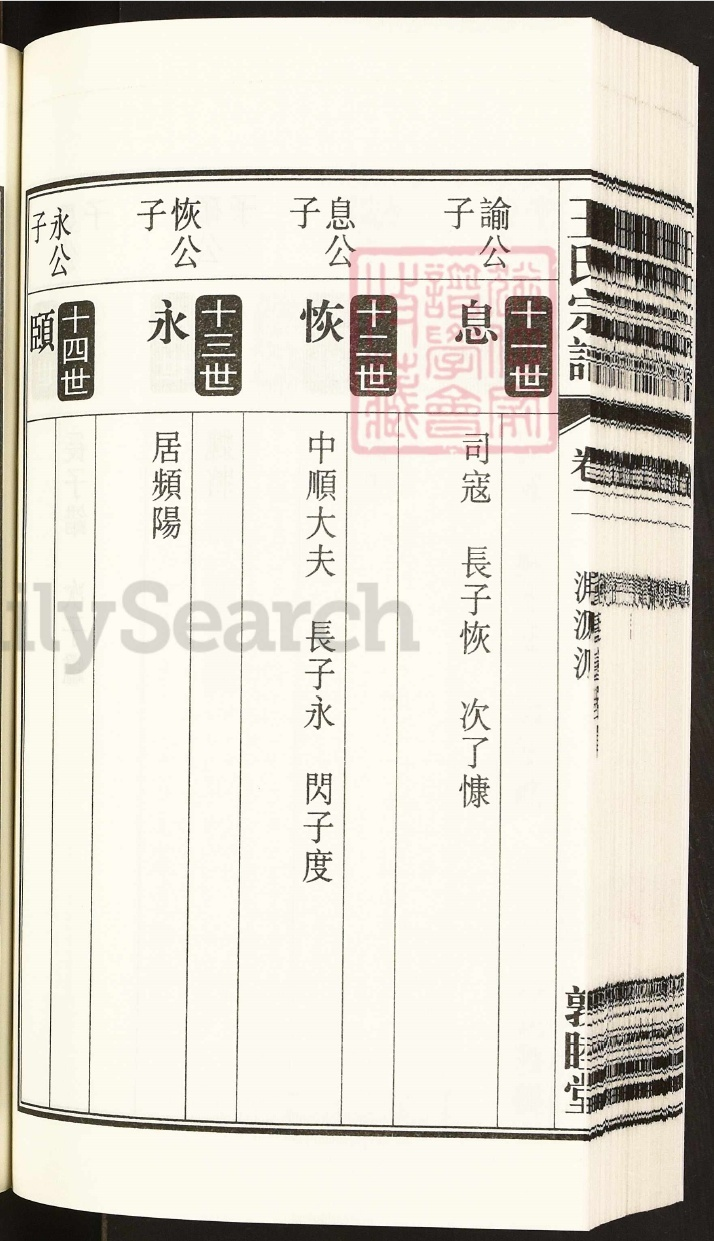
#> input picture deskewed_images/wang1_page_1.jpg, 714 x 1241 px; its folder holds only this picture in this run
$ python detect_curved_lines.py
#> lines starting #> are read from the running program, lines starting #| are printed output that depends on the picture; after the words box and inside, x2 and y2 are one past the last pixel; in counts of white or black regions, pixels touching at a corner belong together
# -*- coding: utf-8 -*-
import cv2
import numpy as np
import os
import json
import sys

# --- INTERNAL DEFAULT CONFIGURATION ---
class Config:
    INPUT_DIR = "deskewed_images_2nd"
    OUTPUT_DIR = "lines_images_test"
    SAVE_DEBUG_IMAGES = True
    DEBUG_OUTPUT_DIR = "lines_debug_test"
    ROI_MARGINS_PAGE_1 = {"top": 0, "bottom": 0, "left": 0, "right": 0}
    ROI_MARGINS_PAGE_2 = {"top": 0, "bottom": 0, "left": 0, "right": 0}
    ROI_MARGINS_DEFAULT = {"top": 0, "bottom": 0, "left": 0, "right": 0}
    V_PARAMS = {
        "morph_open_kernel_ratio": 1/60.0, "morph_close_kernel_ratio": 1/60.0,
        "hough_threshold": 5, "hough_min_line_length": 40,
        "hough_max_line_gap_ratio": 0.001, "cluster_distance_threshold": 15,
        "qualify_length_ratio": 0.5, "final_selection_ratio": 0.5,
        "solid_check_std_threshold": 30.0,
        # New parameters for curved line detection
        "contour_min_length_ratio": 0.5,
        "contour_aspect_ratio_threshold": 5.0,
    }
    H_PARAMS = {
        "morph_open_kernel_ratio": 1/100.0, "morph_close_kernel_ratio": 1/60.0,
        "hough_threshold": 10, "hough_min_line_length": 30,
        "hough_max_line_gap_ratio": 0.01, "cluster_distance_threshold": 5,
        "qualify_length_ratio": 0.5, "final_selection_ratio": 0.8,
        "solid_check_std_threshold": 50.0,
        # New parameters for curved line detection
        "contour_min_length_ratio": 0.8,
        "contour_aspect_ratio_threshold": 5.0,
    }
    OUTPUT_VIZ_LINE_THICKNESS = 2
    OUTPUT_VIZ_V_COLOR_BGR = (0, 0, 255) # Red for vertical
    OUTPUT_VIZ_H_COLOR_BGR = (0, 255, 0) # Green for horizontal
    OUTPUT_JSON_SUFFIX = "_lines.json"
    OUTPUT_VIZ_SUFFIX = "_visualization.jpg"

def load_config_or_use_class(config_path='config.json'):
    """Loads config from JSON if it exists, otherwise uses the internal Config class."""
#> called with config_path = 'config.json'
    config = Config()
    if os.path.exists(config_path):
        print(f"Loading configuration from '{config_path}'...")
        with open(config_path, 'r', encoding='utf-8') as f:
#> (reads config.json from the repository)
            ext = json.load(f)

        dirs, params = ext.get('directories', {}), ext.get('line_detection', {})
        config.INPUT_DIR = dirs.get('deskewed_images', config.INPUT_DIR)
        config.OUTPUT_DIR = dirs.get('lines_images', config.OUTPUT_DIR)
        config.DEBUG_OUTPUT_DIR = dirs.get('debug_output_dir', config.DEBUG_OUTPUT_DIR)

        for key in ['SAVE_DEBUG_IMAGES', 'ROI_MARGINS_PAGE_1', 'ROI_MARGINS_PAGE_2', 'ROI_MARGINS_DEFAULT',
                    'OUTPUT_VIZ_LINE_THICKNESS', 'OUTPUT_JSON_SUFFIX', 'OUTPUT_VIZ_SUFFIX']:
            if key in params: setattr(config, key, params[key])

        if 'V_PARAMS' in params: config.V_PARAMS.update(params['V_PARAMS'])
        if 'H_PARAMS' in params: config.H_PARAMS.update(params['H_PARAMS'])
        if 'OUTPUT_VIZ_V_COLOR_BGR' in params: config.OUTPUT_VIZ_V_COLOR_BGR = tuple(params['OUTPUT_VIZ_V_COLOR_BGR'])
        if 'OUTPUT_VIZ_H_COLOR_BGR' in params: config.OUTPUT_VIZ_H_COLOR_BGR = tuple(params['OUTPUT_VIZ_H_COLOR_BGR'])
    else:
        print("External 'config.json' not found. Using internal default configuration.")
    return config

# [82 lines left out: function find_lines, not called in this run]

def find_curved_lines(img, orientation, params, roi_mask, debug_path=None):
    """
    Finds slightly curved lines using contour detection and polynomial fitting.
    """
    img_h, img_w, _ = img.shape
    gray = cv2.cvtColor(img, cv2.COLOR_BGR2GRAY)
    binary = cv2.adaptiveThreshold(gray, 255, cv2.ADAPTIVE_THRESH_MEAN_C, cv2.THRESH_BINARY_INV, 15, 4)
    binary = cv2.bitwise_and(binary, binary, mask=roi_mask)
    if debug_path: cv2.imwrite(os.path.join(debug_path, "01_binary_masked.jpg"), binary)

    if orientation == 'vertical':
        open_kernel = cv2.getStructuringElement(cv2.MORPH_RECT, (1, int(img_h * params["morph_open_kernel_ratio"])))
        close_kernel = cv2.getStructuringElement(cv2.MORPH_RECT, (1, int(img_h * params["morph_close_kernel_ratio"])))
        min_len = img_h * params["contour_min_length_ratio"]
    else: # horizontal
        open_kernel = cv2.getStructuringElement(cv2.MORPH_RECT, (int(img_w * params["morph_open_kernel_ratio"]), 1))
        close_kernel = cv2.getStructuringElement(cv2.MORPH_RECT, (int(img_w * params["morph_close_kernel_ratio"]), 1))
        min_len = img_w * params["contour_min_length_ratio"]

    isolated = cv2.morphologyEx(binary, cv2.MORPH_OPEN, open_kernel, iterations=2)
    repaired = cv2.morphologyEx(isolated, cv2.MORPH_CLOSE, close_kernel, iterations=2)
    if debug_path:
        cv2.imwrite(os.path.join(debug_path, "02_morph_repaired.jpg"), repaired)

    contours, _ = cv2.findContours(repaired, cv2.RETR_EXTERNAL, cv2.CHAIN_APPROX_NONE)

    if debug_path and contours:
        contour_viz = img.copy()
        cv2.drawContours(contour_viz, contours, -1, (255,0,255), 1)
        cv2.imwrite(os.path.join(debug_path, "03_raw_contours.jpg"), contour_viz)

    final_lines = []
    for cnt in contours:
        if cv2.arcLength(cnt, closed=False) < min_len:
            continue

        x, y, w, h = cv2.boundingRect(cnt)
        if orientation == 'vertical':
            if h < w * params["contour_aspect_ratio_threshold"]:
                continue
        else: # horizontal
            if w < h * params["contour_aspect_ratio_threshold"]:
                continue

        points = cnt.reshape(-1, 2)
        if orientation == 'vertical':
            coeffs = np.polyfit(points[:, 1], points[:, 0], 2)
            min_span, max_span = np.min(points[:, 1]), np.max(points[:, 1])
            avg_coord = np.polyval(coeffs, (min_span + max_span) / 2)
        else: # horizontal
            coeffs = np.polyfit(points[:, 0], points[:, 1], 2)
            min_span, max_span = np.min(points[:, 0]), np.max(points[:, 0])
            avg_coord = np.polyval(coeffs, (min_span + max_span) / 2)

        final_lines.append({
            'avg_coord': float(avg_coord),  # Cast to Python float
            'min_span': int(min_span),      # Cast to Python int
            'max_span': int(max_span),      # Cast to Python int
            'coeffs': coeffs.tolist()
        })

    final_lines.sort(key=lambda k: k['avg_coord'])

    if debug_path and final_lines:
        final_viz = img.copy()
        v_color, h_color = (0,0,255), (0,255,0)
        # This debug visualization is now handled in the main loop for the final output
        cv2.imwrite(os.path.join(debug_path, "04_final_fitted_lines_placeholder.jpg"), final_viz)

    return final_lines

def detect_lines_batch(config):
    """Processes a batch of images to detect lines using the curved line method."""
    if not os.path.isdir(config.INPUT_DIR):
        print(f"Error: Input directory '{config.INPUT_DIR}' not found."); return

    os.makedirs(config.OUTPUT_DIR, exist_ok=True)
    if config.SAVE_DEBUG_IMAGES: os.makedirs(config.DEBUG_OUTPUT_DIR, exist_ok=True)

    image_files = [f for f in os.listdir(config.INPUT_DIR) if f.lower().endswith(('.png', '.jpg', '.jpeg'))]
    if not image_files:
        print(f"No image files found in '{config.INPUT_DIR}'."); return

    print("\n--- Starting Step 3: Curved Line Detection ---")
    for filename in image_files:
        base_filename = os.path.splitext(filename)[0]
        image = cv2.imread(os.path.join(config.INPUT_DIR, filename))
#> image is the input picture: shape (1241, 714, 3); mean B, G, R 203.8, 214.4, 219.1
        if image is None: continue

        if "_page_1" in filename: roi_margins, page_type = config.ROI_MARGINS_PAGE_1, "Right Page"
        elif "_page_2" in filename: roi_margins, page_type = config.ROI_MARGINS_PAGE_2, "Left Page"
        else: roi_margins, page_type = config.ROI_MARGINS_DEFAULT, "Default/Single Page"

        debug_path_v, debug_path_h = None, None
        if config.SAVE_DEBUG_IMAGES:
            image_debug_dir = os.path.join(config.DEBUG_OUTPUT_DIR, base_filename)
            debug_path_v, debug_path_h = os.path.join(image_debug_dir, "vertical"), os.path.join(image_debug_dir, "horizontal")
            os.makedirs(debug_path_v, exist_ok=True); os.makedirs(debug_path_h, exist_ok=True)

        h, w, _ = image.shape
#> h = 1241; w = 714
        roi_mask = np.zeros((h, w), dtype=np.uint8)
        cv2.rectangle(roi_mask, (roi_margins["left"], roi_margins["top"]), (w - roi_margins["right"], h - roi_margins["bottom"]), 255, -1)
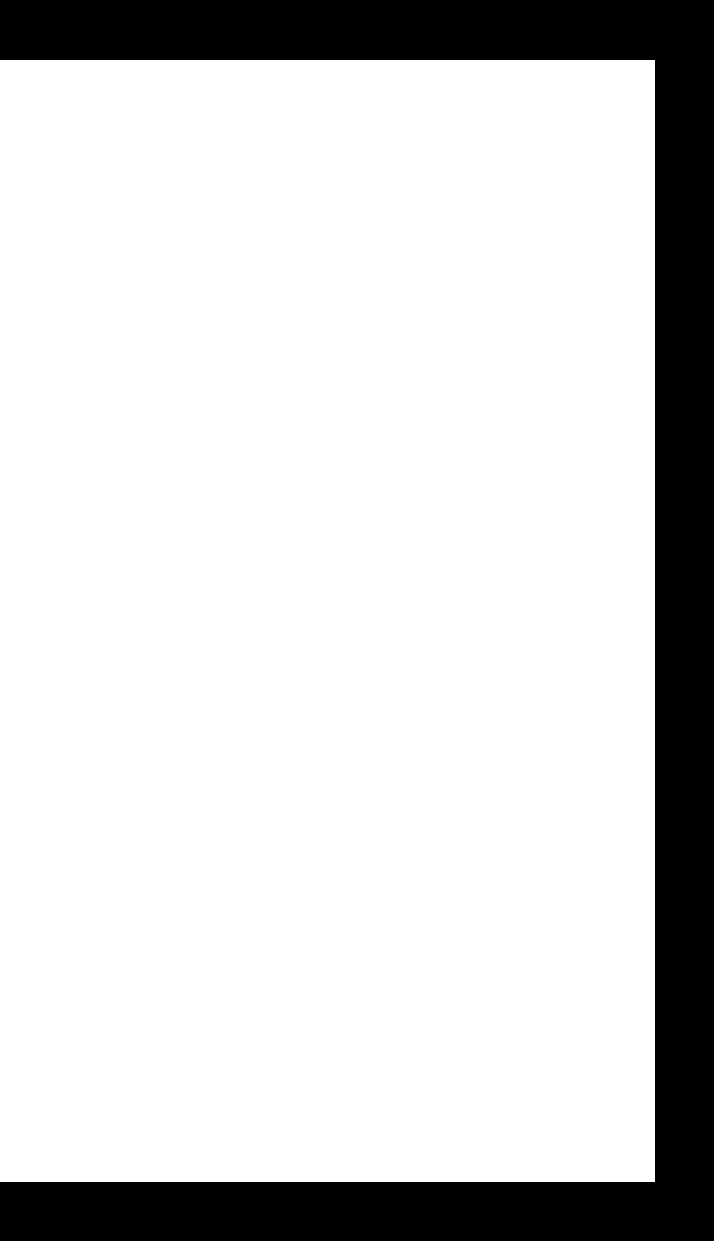
#> roi_mask: shape (1241, 714); 82.9% white; 1 black region, box (x1, y1, x2, y2) and area: (0, 0, 714, 1241) 151164

        # --- Calling the new curved line detection function ---
        vertical_lines = find_curved_lines(image, 'vertical', config.V_PARAMS, roi_mask, debug_path_v)
#> in find_curved_lines, `binary = cv2.adaptiveThreshold(gray, 255, cv2.ADAPTIVE_THRESH_MEAN_C, ..`: binary: shape (1241, 714); 15.7% white; 2933 white regions (2697 under 20 px), largest, box (x1, y1, x2, y2) and area: (17, 169, 694, 1142) 38242, (0, 1, 714, 1241) 30463, (350, 295, 397, 397) 3557
#> in find_curved_lines, `binary = cv2.bitwise_and(binary, binary, mask=roi_mask)`: binary: shape (1241, 714); 11.6% white; 1422 white regions (1221 under 20 px), largest, box (x1, y1, x2, y2) and area: (17, 169, 655, 1142) 36962, (7, 60, 24, 1182) 5692, (350, 295, 397, 397) 3557
#> in find_curved_lines, `open_kernel = cv2.getStructuringElement(cv2.MORPH_RECT, (1, int(img_h ..`: open_kernel = 20 values from 1 to 1
#> in find_curved_lines, `min_len = img_h * params["contour_min_length_ratio"]`: min_len = 620.5
#> in find_curved_lines, `isolated = cv2.morphologyEx(binary, cv2.MORPH_OPEN, open_kernel, itera..`: isolated: shape (1241, 714); 2.9% white; 39 white regions, largest, box (x1, y1, x2, y2) and area: (8, 62, 23, 1184) 5480, (18, 193, 29, 1113) 2957, (554, 180, 560, 1133) 1586
#> in find_curved_lines, `repaired = cv2.morphologyEx(isolated, cv2.MORPH_CLOSE, close_kernel, i..`: repaired: shape (1241, 714); 2.9% white; 38 white regions
#> in find_curved_lines, `contours, _ = cv2.findContours(repaired, cv2.RETR_EXTERNAL, cv2.CHAIN_..`: contours = 38 contours, 9 with area under 20; largest, box (x1, y1, x2, y2) and area: (8, 64, 23, 1186) 4356, (18, 195, 29, 1115) 2272, (0, 190, 4, 915) 798, (185, 415, 193, 1126) 645, (554, 182, 560, 1135) 632
#> in find_curved_lines, `cv2.drawContours(contour_viz, contours, -1, (255,0,255), 1)`: contour_viz: shape (1241, 714, 3); 2.13% of pixels changed, all inside (x1, y1, x2, y2) = (0, 64, 639, 1186)
#> the loop in find_curved_lines, `for cnt in contours:` made 38 passes
#> (x, y, w, h, coeffs, min_span, max_span, avg_coord) on passes 8, 9, 10, 11, 12, 13, 14, 32, 33, 34: (49, 421, 7, 693, [-1.65e-06, -0.0062, 58.16], 421, 1113, 52.44), (89, 418, 7, 701, [-3.55e-06, -0.00409, 97.62], 418, 1118, 92.39), (497, 417, 6, 716, [-7.34e-06, 0.00533, 500.3], 417, 1132, 500), (393, 416, 6, 715, [-4.73e-06, -0.000284, 399], 416, 1130, 396), (341, 415, 7, 715, [-3.34e-06, -0.00321, 348.6], 415, 1129, 344.2), (236, 415, 8, 713, [-4.08e-06, -0.00397, 245.5], 415, 1127, 240), (185, 415, 8, 711, [-2.46e-06, -0.00625, 195.1], 415, 1125, 188.8), (18, 195, 11, 920, [1.54e-06, -0.0107, 29.11], 195, 1114, 22.77), (0, 190, 4, 725, [4.37e-06, -0.00791, 3.57], 190, 914, 0.532), (554, 182, 6, 953, [-5.94e-06, 0.00333, 557.9], 182, 1134, 557.5)
#> after the loop in find_curved_lines, `for cnt in contours:`: final_lines = 11 items
#> vertical_lines = 11 items
        horizontal_lines = find_curved_lines(image, 'horizontal', config.H_PARAMS, roi_mask, debug_path_h)
#> call 2 of find_curved_lines, with orientation = 'horizontal', debug_path = 'lines_debug/wang1_page_1/horizontal'
#> in find_curved_lines (call 2), `min_len = img_w * params["contour_min_length_ratio"]`: min_len = 571.2
#> in find_curved_lines (call 2), `isolated = cv2.morphologyEx(binary, cv2.MORPH_OPEN, open_kernel, itera..`:
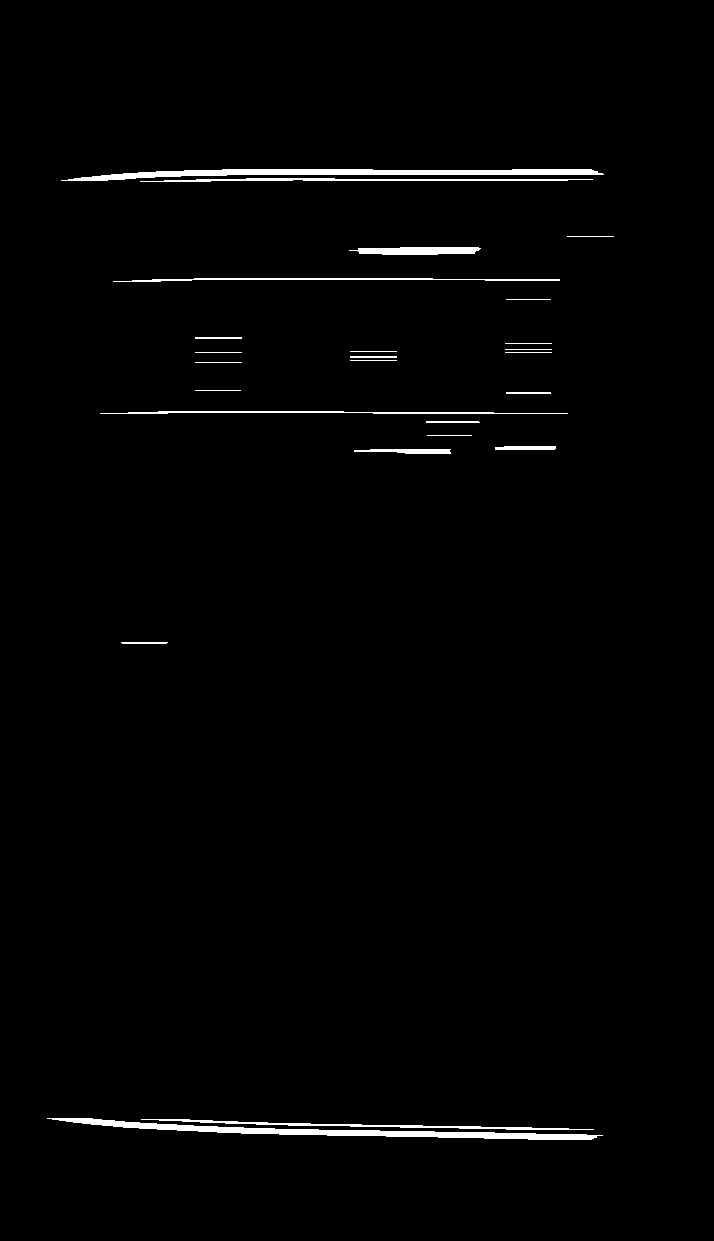
#> isolated: shape (1241, 714); 1.4% white; 25 white regions, largest, box (x1, y1, x2, y2) and area: (47, 1118, 603, 1140) 3196, (61, 169, 604, 181) 2971, (141, 1119, 594, 1130) 1015
#> in find_curved_lines (call 2), `repaired = cv2.morphologyEx(isolated, cv2.MORPH_CLOSE, close_kernel, i..`: repaired: shape (1241, 714); 1.4% white; 25 white regions
#> in find_curved_lines (call 2), `contours, _ = cv2.findContours(repaired, cv2.RETR_EXTERNAL, cv2.CHAIN_..`: contours = 25 contours, 11 with area under 20; largest, box (x1, y1, x2, y2) and area: (49, 1118, 605, 1140) 2640, (63, 169, 606, 181) 2428, (351, 247, 483, 255) 726, (143, 1119, 596, 1130) 562, (142, 178, 595, 182) 508
#> in find_curved_lines (call 2), `cv2.drawContours(contour_viz, contours, -1, (255,0,255), 1)`: contour_viz: shape (1241, 714, 3); 0.8% of pixels changed, all inside (x1, y1, x2, y2) = (49, 169, 616, 1140)
#> the loop in find_curved_lines (call 2), `for cnt in contours:` made 25 passes
#> (x, y, w, h, coeffs, min_span, max_span, avg_coord) on passes 1, 2, 8, 21, 24, 25: (143, 1119, 453, 11, [-2.84e-05, 0.043, 1113.3], 143, 595, 1125.3), (49, 1118, 556, 22, [-6.25e-05, 0.0709, 1115.7], 49, 604, 1132.2), (102, 411, 468, 3, [2.48e-05, -0.0145, 413.8], 102, 569, 411.7), (115, 278, 447, 4, [4.1e-05, -0.0289, 283.4], 115, 561, 278.3), (142, 178, 453, 4, [1.7e-05, -0.0143, 182.2], 142, 594, 179.3), (63, 169, 543, 12, [6.02e-05, -0.0495, 181.2], 63, 605, 171.3)
#> after the loop in find_curved_lines (call 2), `for cnt in contours:`: final_lines = 6 items
#> horizontal_lines = 6 items
        print(f"  - Processing '{filename}' ({page_type}): Found {len(vertical_lines)} vertical and {len(horizontal_lines)} horizontal lines.")
#|   - Processing 'wang1_page_1.jpg' (Right Page): Found 11 vertical and 6 horizontal lines.

        line_data = {"image_width": w, "image_height": h, "vertical_lines": vertical_lines, "horizontal_lines": horizontal_lines}
        with open(os.path.join(config.OUTPUT_DIR, f"{base_filename}{config.OUTPUT_JSON_SUFFIX}"), 'w') as f: json.dump(line_data, f, indent=4)

        # --- Updated visualization logic for curved lines ---
        viz_image = image.copy()

        # Draw vertical curves
        for line in vertical_lines:
            coeffs = line['coeffs']
            y_vals = np.arange(line['min_span'], line['max_span'])
            x_vals = np.polyval(coeffs, y_vals).astype(int)
            points = np.vstack((x_vals, y_vals)).T.reshape((-1, 1, 2))
            cv2.polylines(viz_image, [points], isClosed=False, color=config.OUTPUT_VIZ_V_COLOR_BGR, thickness=config.OUTPUT_VIZ_LINE_THICKNESS)
#> this loop made 11 passes
#> coeffs on passes 1 to 11: [4.37e-06, -0.00791, 3.57], [2.81e-06, -0.0133, 21.23], [1.54e-06, -0.0107, 29.11], [-1.65e-06, -0.0062, 58.16], [-3.55e-06, -0.00409, 97.62], [-2.46e-06, -0.00625, 195.1], [-4.08e-06, -0.00397, 245.5], [-3.34e-06, -0.00321, 348.6], [-4.73e-06, -0.000284, 399], [-7.34e-06, 0.00533, 500.3], [-5.94e-06, 0.00333, 557.9]
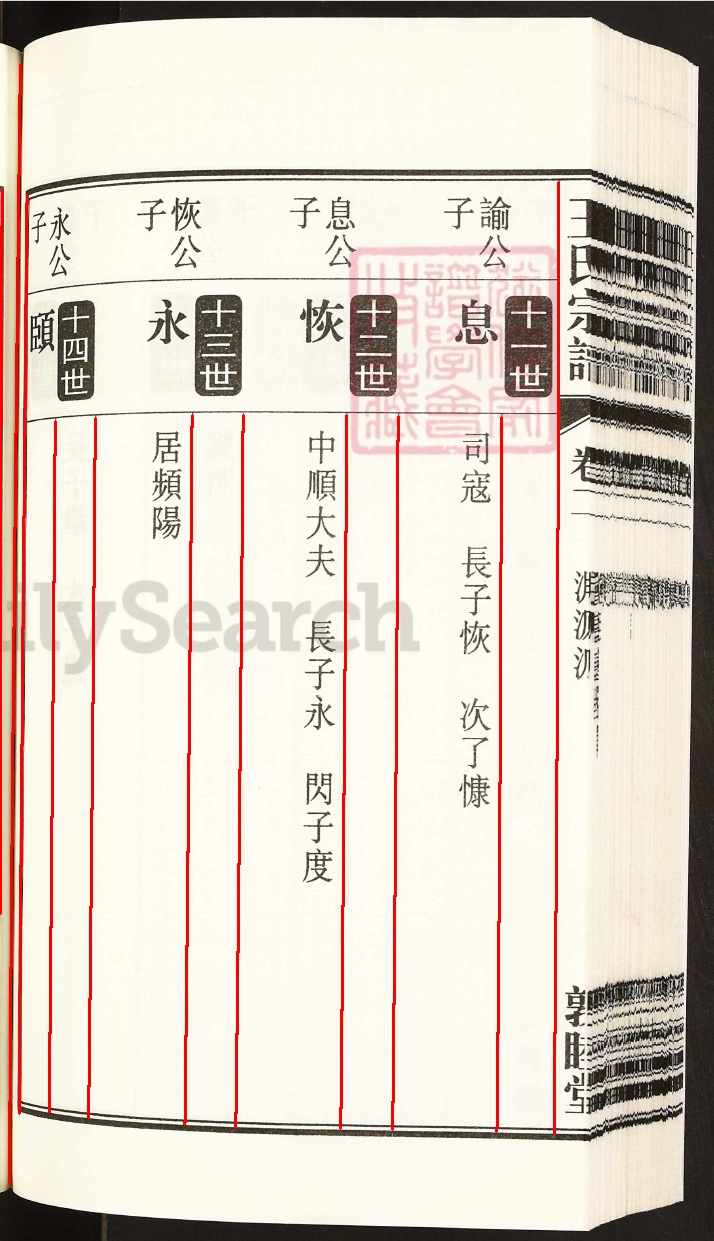
#> viz_image: shape (1241, 714, 3); 2.9% of pixels changed, all inside (x1, y1, x2, y2) = (0, 63, 560, 1186)

        # Draw horizontal curves
        for line in horizontal_lines:
            coeffs = line['coeffs']
            x_vals = np.arange(line['min_span'], line['max_span'])
            y_vals = np.polyval(coeffs, x_vals).astype(int)
            points = np.vstack((x_vals, y_vals)).T.reshape((-1, 1, 2))
            cv2.polylines(viz_image, [points], isClosed=False, color=config.OUTPUT_VIZ_H_COLOR_BGR, thickness=config.OUTPUT_VIZ_LINE_THICKNESS)
#> this loop made 6 passes
#> coeffs on passes 1 to 6: [6.02e-05, -0.0495, 181.2], [1.7e-05, -0.0143, 182.2], [4.1e-05, -0.0289, 283.4], [2.48e-05, -0.0145, 413.8], [-2.84e-05, 0.043, 1113.3], [-6.25e-05, 0.0709, 1115.7]
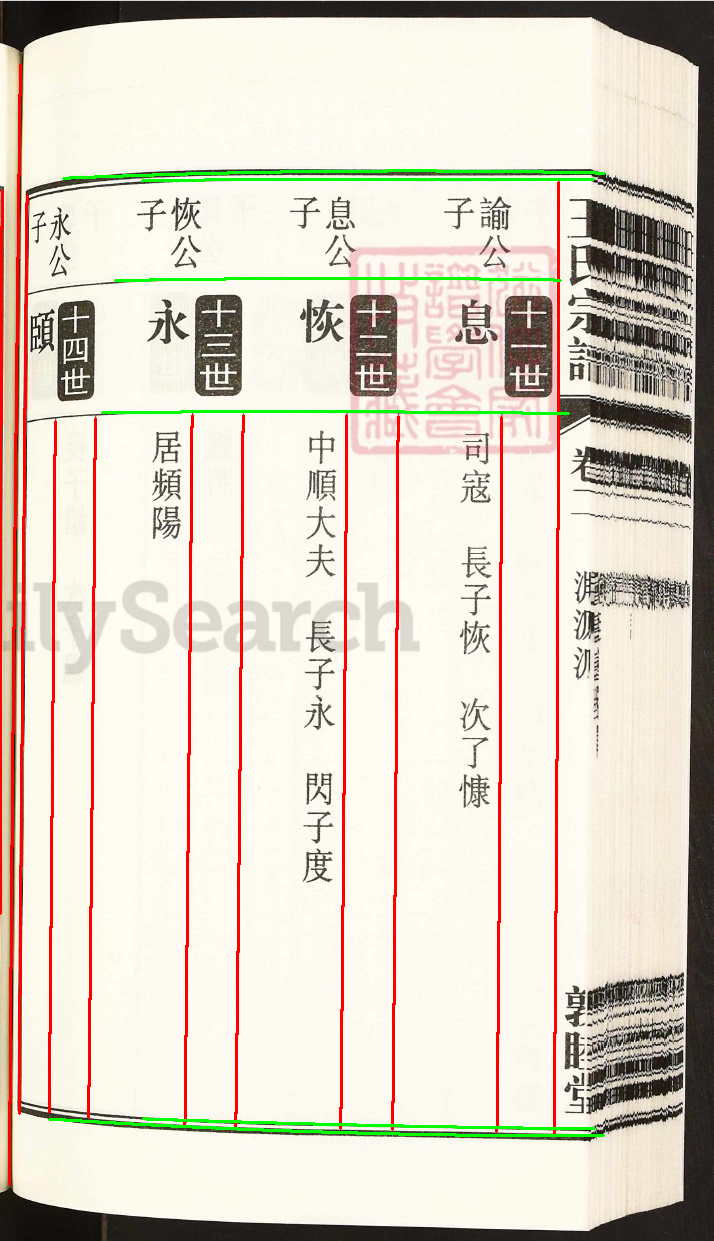
#> viz_image: shape (1241, 714, 3); 1% of pixels changed, all inside (x1, y1, x2, y2) = (48, 169, 606, 1137)

        cv2.imwrite(os.path.join(config.OUTPUT_DIR, f"{base_filename}{config.OUTPUT_VIZ_SUFFIX}"), viz_image)

    print(f"--- Step 3 Complete ---")

if __name__ == '__main__':
    config_path = sys.argv[1] if len(sys.argv) > 1 else 'config.json'
    config = load_config_or_use_class(config_path)
    detect_lines_batch(config)
